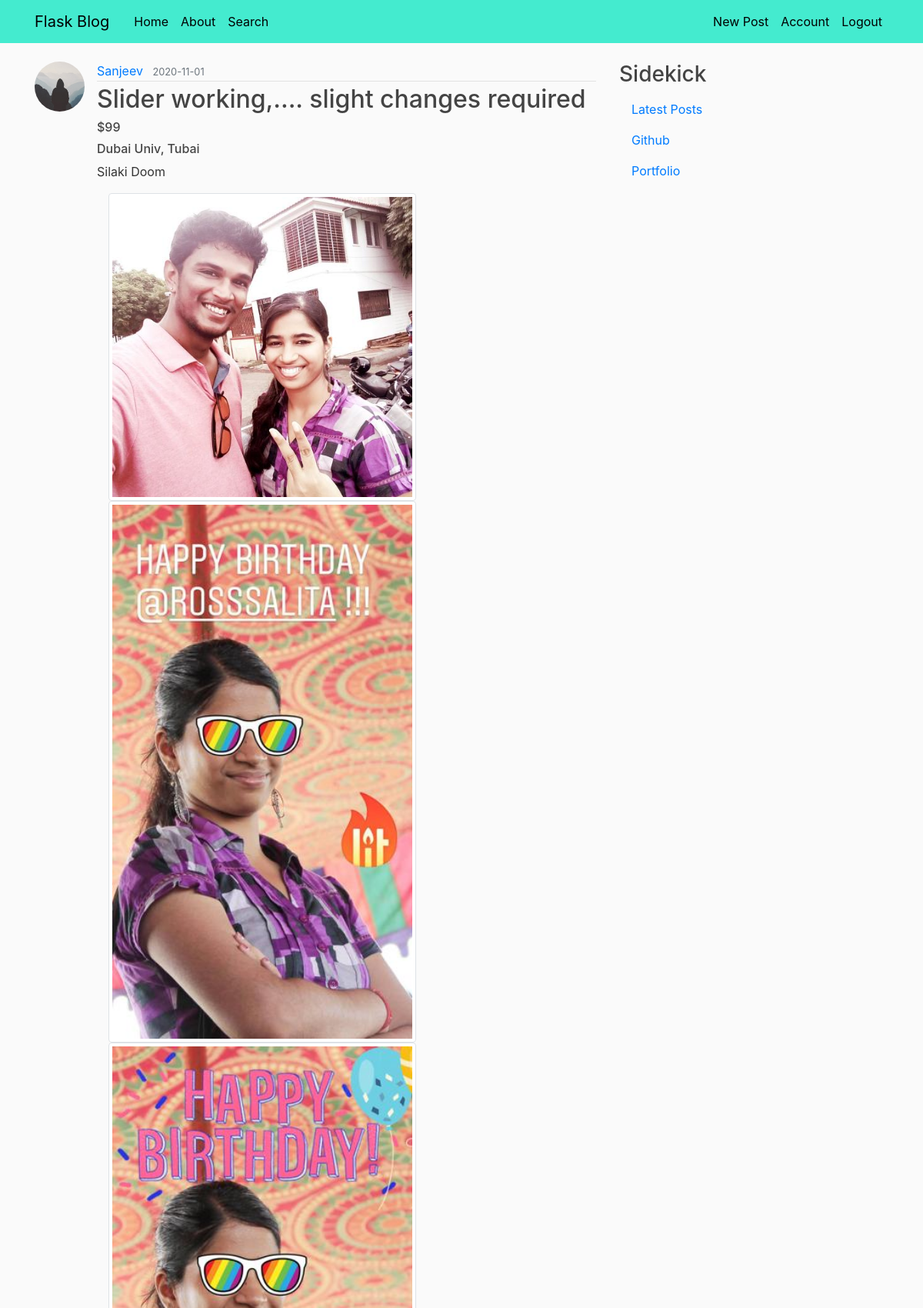
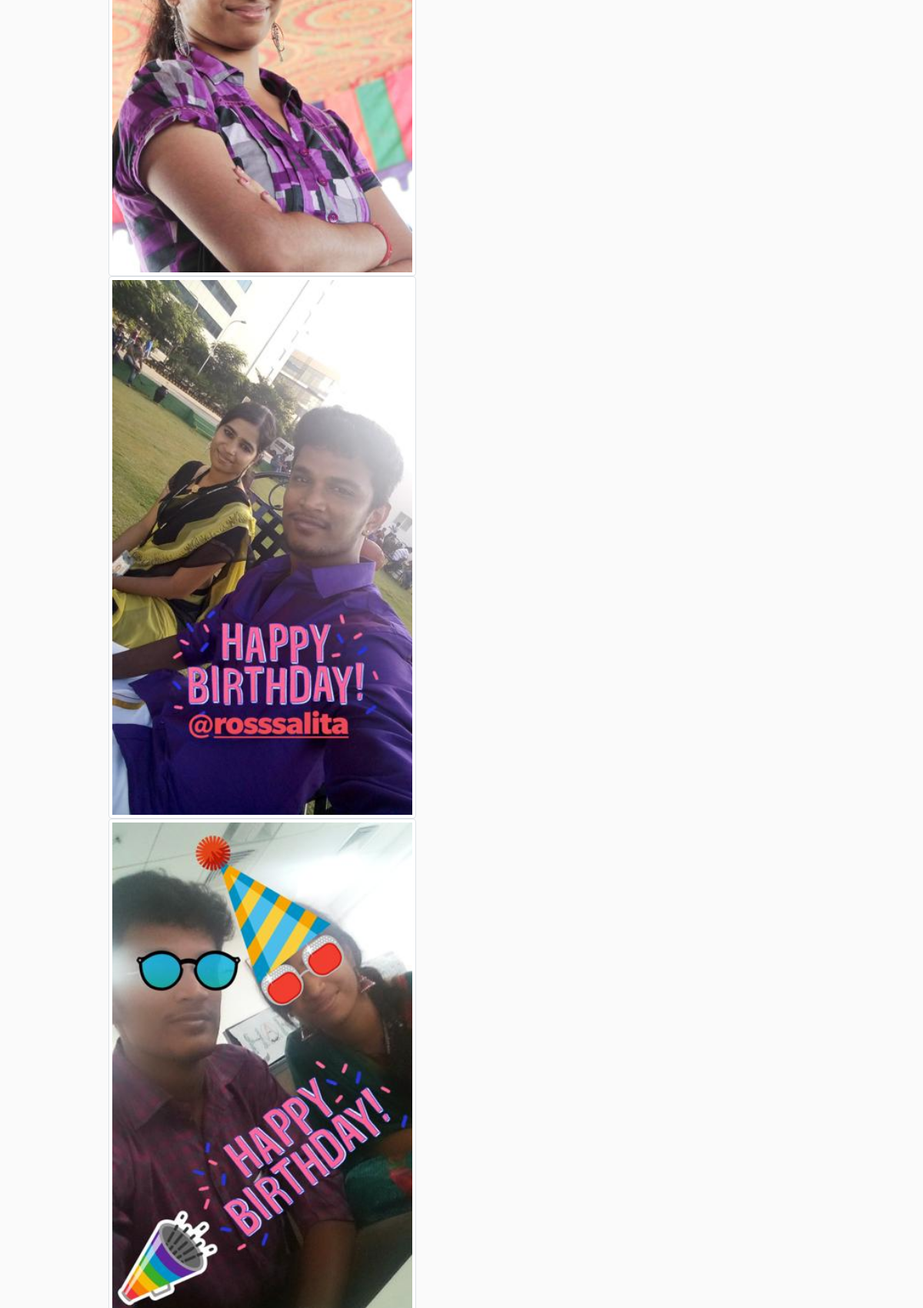
Screenshot of /home (signed in, upper part) with the database file from the repository (2 pictures, top to bottom).
### flaskblog/models.py (models this page shows, shortened)
class Post(db.Model):
    id = db.Column(db.Integer, primary_key=True)
    title = db.Column(db.String(100), nullable=False)
    date_posted = db.Column(db.DateTime, nullable=False, default=datetime.utcnow)
    story = db.Column(db.Text, nullable=False)
    user_id = db.Column(db.Integer, db.ForeignKey('user.id'), nullable=False)
    images = db.Column(db.String(200), nullable=False, default='default.jpg')
    univ = db.Column(db.String(50), nullable=False)
    city = db.Column(db.String(25), nullable=False)
    costpp = db.Column(db.Integer, nullable=False, default = 0)

class User(db.Model, UserMixin):
    id = db.Column(db.Integer, primary_key=True)
    username = db.Column(db.String(20), unique=True, nullable=False)
    email = db.Column(db.String(120), unique=True, nullable=False)
    image_file = db.Column(db.String(20), nullable=False, default='default.jpg')
    password = db.Column(db.String(60), nullable=False)
    posts = db.relationship('Post', backref='author', lazy=True)

### flaskblog/routes.py (the view)
@app.route("/home", methods=['GET', 'POST'])
@login_required
def home():
    page = request.args.get('page', 1, type=int)
    posts = Post.query.order_by(Post.date_posted.desc()).paginate(page=page, per_page=5)
    return render_template('home.html', posts=posts)

### flaskblog/models.py (called while the page is built)
@login_manager.user_loader
def load_user(user_id):
    return User.query.get(int(user_id))

### flaskblog/templates/home.html (shortened to what this page needs)
{% extends "layout.html" %}
{% block content %}
    {% for post in posts.items %}
        <article class="media content-section">
          <img class="rounded-circle article-img" src="{{ url_for('static', filename='profile_pics/' + post.author.image_file) }}">
          <div class="media-body">
            <div class="article-metadata">
              <a class="mr-2" href="{{ url_for('user_posts', username=post.author.username) }}">{{ post.author.username }}</a>
              <small class="text-muted">{{ post.date_posted.strftime('%Y-%m-%d') }}</small>
            </div>
            <h2><a class="article-title" href="{{ url_for('post', post_id=post.id) }}">{{ post.title }}</a></h2>
            <h6><a class="article-title" href="{{ url_for('post', post_id=post.id) }}">${{ post.costpp }}</a></h6>
            <h6><a class="article-title" href="{{ url_for('univ_posts', univ=post.univ) }}">{{ post.univ }}, </a> <a class="article-title" href="{{ url_for('city_posts', city=post.city) }}">{{ post.city }}</a></h6>
            <p class="article-content">{{ post.story }}</p>
            <div class="container">
              <div class = "row">
            {% set x= post.images %}
            {% set l =  (x.split(','))%}
            {% for i in l%}
            {% if i == l|last %}
              {% set i = i[:-1] %}
              {% endif %}
            {% set i = i[2:] %}
            {% set i = i[:-1] %}
            <div class="col-md-auto">
            <img class="img-rounded img-thumbnail" src="{{ url_for('static', filename='post_pics/' + i) }}" height="2500" width="400">
            </div>
            {% endfor%}
          </div>
          </div>
                  </article>
    {% endfor %}
{% endblock content %}

### flaskblog/static/main.css (style rules this page uses)
body { background: #fafafa; color: #333333; margin-top: 5rem; }
h1, h2, h3, h4, h5, h6 { color: #444444; }
.article-title { color: #444444; }
.article-content { white-space: pre-line; }
.article-img { height: 65px; width: 65px; margin-right: 16px; }
.article-metadata { padding-bottom: 1px; margin-bottom: 4px; border-bottom: 1px solid #e3e3e3 }

### rows the page displays
Post: image_file (placeholder picture), author.username "Sanjeev", date_posted "2020-11-01", title "Slider working,.... slight changes required", costpp "99", univ "Dubai Univ", city "Tubai", story "Silaki Doom"
